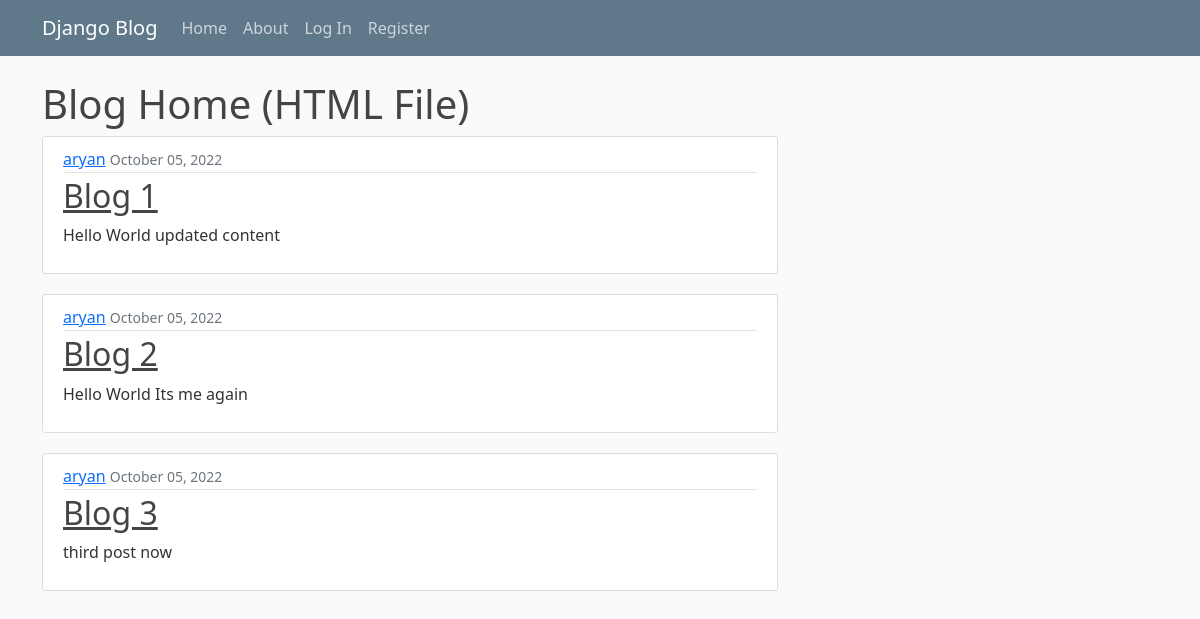
The page / on the database its author committed.
### blog/models.py (models this page shows, shortened)
class Post(models.Model):
    title = models.CharField(max_length=100)
    content = models.TextField()
    date_posted = models.DateTimeField(default=timezone.now)
    last_modified = models.DateTimeField(auto_now=True)
    author = models.ForeignKey(User, on_delete=models.CASCADE) #on_delete, if user is deleted then the post is deleted as well

### blog/views.py (the view)
# urls.py: path('', views.home, name='blog-home'),
def home(request):
    context = {
        'posts': Post.objects.all()
    }
    return render(request, 'blog/home.html', context)

### blog/templates/blog/home.html
{% extends "blog/base.html" %}
{% block content %}
    <h1 class="">Blog Home (HTML File)</h1>
    {% for post in posts %}
        <article class="media content-section">
            <div class="media-body">
                <div class="article-metadata">
                    <a class="mr-2" href="#">{{ post.author }}</a>
                    <small class="text-muted">{{ post.date_posted|date:"F d, Y" }}</small>
                </div>
                <h2><a class="article-title" href="#">{{ post.title }}</a></h2>
                <p class="article-content">{{ post.content }}</p>
            </div>
        </article>
    {% endfor %}
{% endblock content%}

### blog/templates/blog/base.html (shortened to what this page needs)
{% load static %}
<!DOCTYPE html>
<html lang="en">
<head>
    <link href="https://cdn.jsdelivr.net/npm/bootstrap@5.0.2/dist/css/bootstrap.min.css" rel="stylesheet">
    <link rel="stylesheet" type="text/css" href="{% static 'blog/main.css'%}">
</head>
<body>
    <header class="site-header">
        <nav class="navbar navbar-expand-md navbar-dark bg-steel fixed-top">
            <div class="container">
                <a class="navbar-brand mr-4" href="{% url 'blog-home' %}">Django Blog</a>
                <div class="collapse navbar-collapse" id="navbarToggle">
                    <div class="navbar-nav mr-auto">
                        <a class="nav-item nav-link" href="{% url 'blog-home' %}">Home</a>
                        <a class="nav-item nav-link" href="{% url 'blog-about' %}">About</a>
                    </div>
                    <div class="navbar-nav">
                      {% if user.is_authenticated %}
                        <a class="nav-item nav-link" href="{% url 'profile' %}">Profile</a>
                        <a class="nav-item nav-link" href="{% url 'logout' %}">Log Out</a>
                      {% else %}
                        <a class="nav-item nav-link" href="{% url 'login' %}">Log In</a>
                        <a class="nav-item nav-link" href="{% url 'register' %}">Register</a>
                      {% endif %}
                    </div>
                </div>
            </div>
        </nav>
    </header>
    <main role="main" class="container">
        <div class="row">
          <div class="col-md-8">
            {% block content %}{% endblock %}
          </div>
        </div>
      </main>
</body>
</html>

### blog/static/blog/main.css (style rules this page uses)
body { background: #fafafa; color: #333333; margin-top: 5rem; }
h1, h2, h3, h4, h5, h6 { color: #444444; }
.bg-steel { background-color: #5f788a; }
.site-header .navbar-nav .nav-link { color: #cbd5db; }
.content-section { background: #ffffff; padding: 10px 20px; border: 1px solid #dddddd; border-radius: 3px; margin-bottom: 20px; }
.article-title { color: #444444; }
.article-content { white-space: pre-line; }
.article-metadata { padding-bottom: 1px; margin-bottom: 4px; border-bottom: 1px solid #e3e3e3 }

### rows shown on the page
Post: author "aryan", date_posted "October 05, 2022", title "Blog 1", content "Hello World updated content"
Post: author "aryan", date_posted "October 05, 2022", title "Blog 2", content "Hello World Its me again"
Post: author "aryan", date_posted "October 05, 2022", title "Blog 3", content "third post now"
